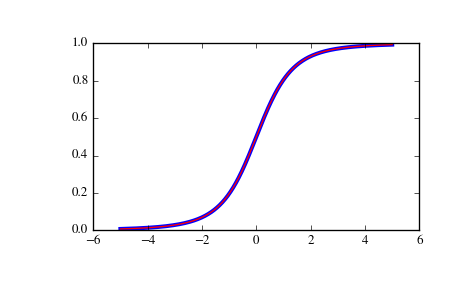

This figure's Python source:
from scipy import special
from scipy import stats
import matplotlib.pyplot as plt

# Plot the CDF of the non-central t distribution, for nc=0.  Compare with the
# t-distribution from scipy.stats:

x = np.linspace(-5, 5, num=500)
df = 3
nct_stats = stats.t.cdf(x, df)
nct_special = special.nctdtr(df, 0, x)

fig = plt.figure()
ax = fig.add_subplot(111)
ax.plot(x, nct_stats, 'b-', lw=3)
ax.plot(x, nct_special, 'r-')
plt.show()
